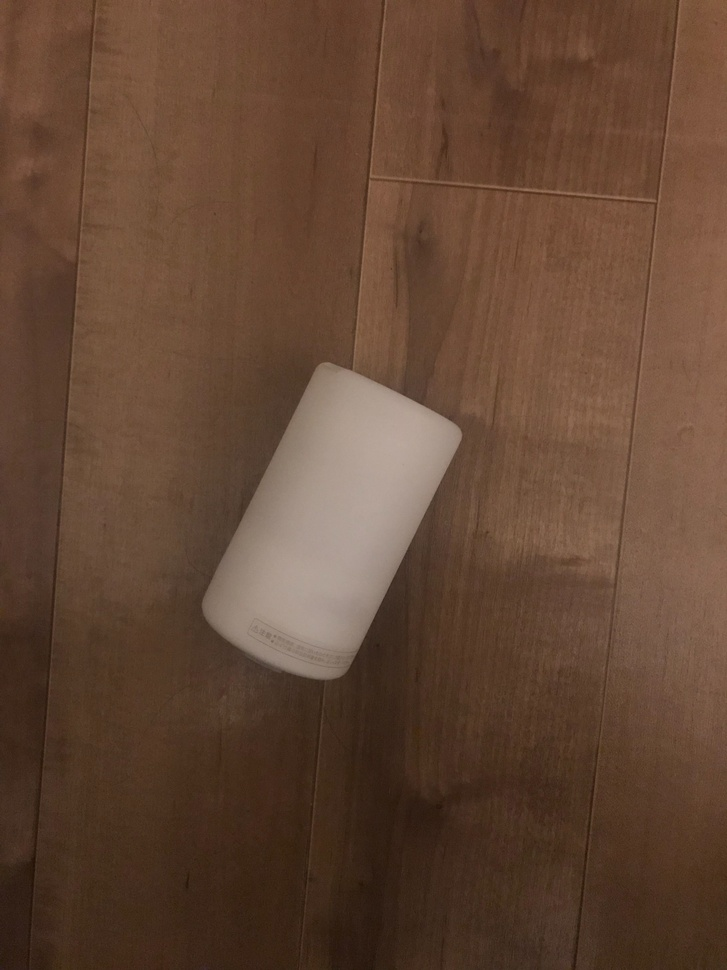
#> input picture img2/ios_test.jpg, 727 x 970 px, shrunk from 3024 x 4032 before the run
$ python rinkaku1.py
#> lines starting #> are read from the running program, lines starting #| are printed output that depends on the picture; after the words box and inside, x2 and y2 are one past the last pixel; in counts of white or black regions, pixels touching at a corner belong together
#色中画像
import numpy as np
import cv2 as cv

#画像の読み込み
src = cv.imread('./img2/ios_test.jpg')
#> src is the input picture: shape (970, 727, 3); mean B, G, R 52.7, 70.8, 99.2

#HSVに変換
hsv = cv.cvtColor(src,cv.COLOR_BGR2HSV)
#> hsv: shape (970, 727, 3); mean H, S, V 11.8, 125.2, 99.2

#白のHSV範囲(取得する色の範囲を指定するおそらく2値化)
lower_white = np.array([0,0,100])#???np.arrayの使いかた
upper_white = np.array([180,45,255])

#白以外にマスク
mask_white = cv.inRange(hsv,lower_white,upper_white)##??inRange(指定した色に基づいたマスク画像の生成)
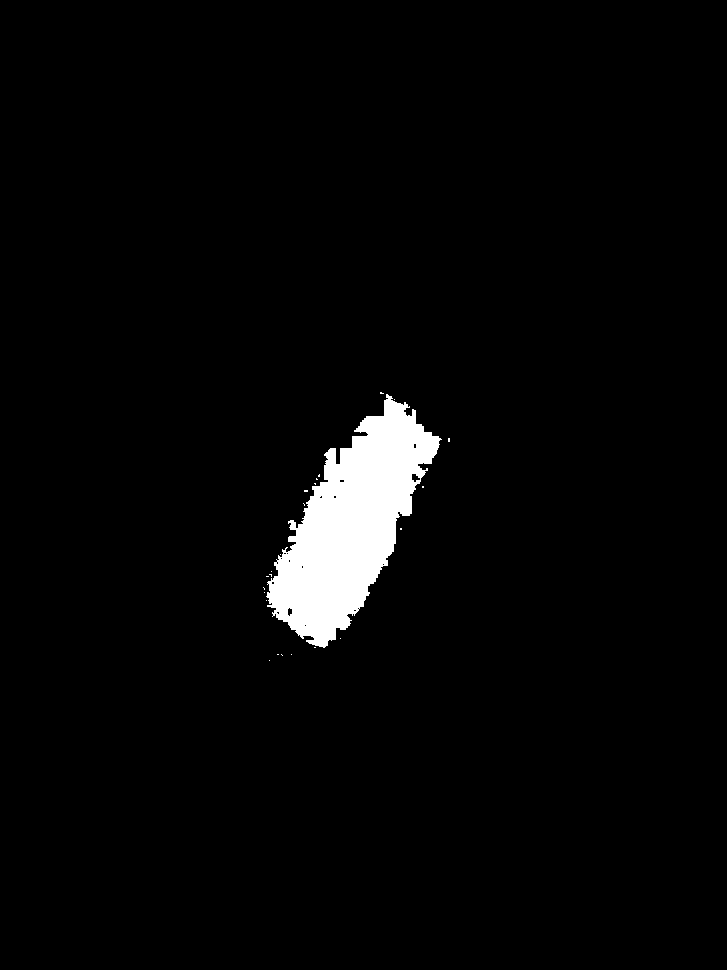
#> mask_white: shape (970, 727); 3% white; 24 white regions (23 under 20 px)
res_white = cv.bitwise_and(src,src,mask=mask_white)##??bitwise(フレーム画像とマスク画像の共通の領域を抽出する)
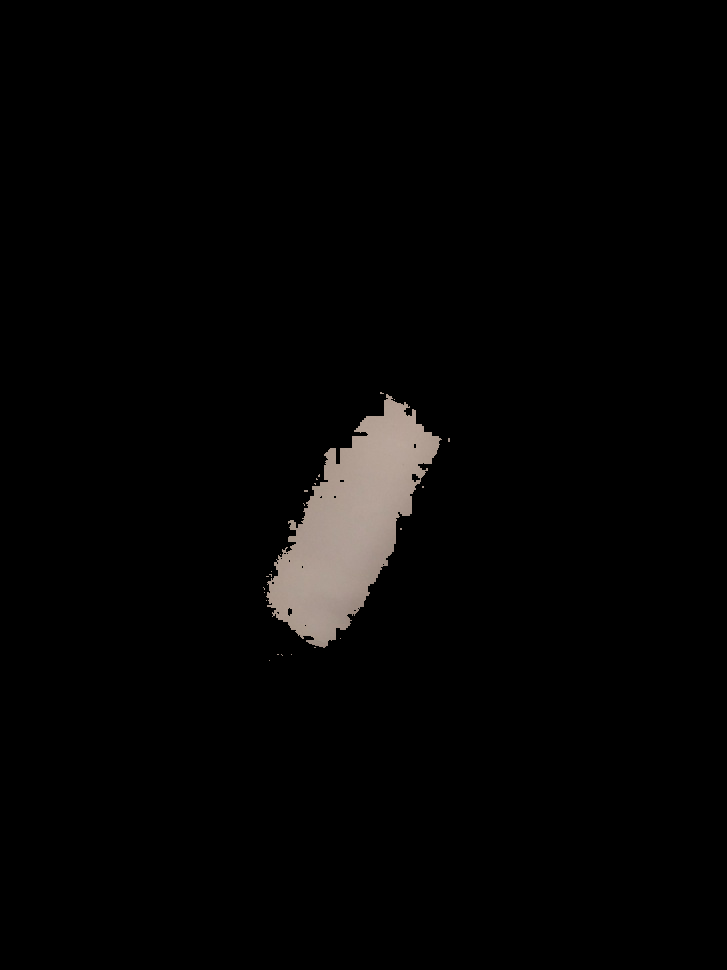
#> res_white: shape (970, 727, 3); mean B, G, R 4.3, 4.6, 5.2
cv.imwrite('result1.jpg',res_white)

#グレースケール化
gray = cv.cvtColor(res_white,cv.COLOR_RGB2GRAY)

#2値化
ret,thresh = cv.threshold(gray,45,255,cv.THRESH_BINARY)

#輪郭抽出
contours, hierarchy = cv.findContours(thresh, cv.RETR_TREE, cv.CHAIN_APPROX_SIMPLE)
#> contours = 42 contours, 39 with area under 20; largest, box (x1, y1, x2, y2) and area: (266, 394, 442, 648) 20546, (411, 473, 421, 483) 53, (287, 607, 293, 617) 33

#一番大きい輪郭のみを抽出
contours.sort(key=cv.contourArea,reverse=True)
cnt = contours[0]
#> cnt = contour of 524 points, box (x1, y1, x2, y2) (266, 394, 442, 648), area 20546

#最小外接四角形を描画
x,y,w,h = cv.boundingRect(cnt)
#> x = 266; y = 394; w = 176; h = 254
img = cv.rectangle(src,(x,y),(x+w,y+h),(0,255,0),2)

cv.imwrite('reslt2.jpg',img)
